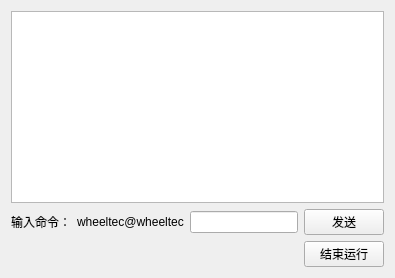
          <widget class="QWidget" name="tab_4">
           <attribute name="title">
            <string>命令行</string>
           </attribute>
           <layout class="QVBoxLayout" name="verticalLayout_4">
            <item>
             <widget class="QTextEdit" name="textEdit_cmd">
              <property name="mouseTracking">
               <bool>true</bool>
              </property>
              <property name="readOnly">
               <bool>true</bool>
              </property>
             </widget>
            </item>
            <item>
             <layout class="QHBoxLayout" name="horizontalLayout_8">
              <item>
               <widget class="QLabel" name="label_11">
                <property name="text">
                 <string>输入命令：</string>
                </property>
               </widget>
              </item>
              <item>
               <widget class="QLabel" name="label_12">
                <property name="text">
                 <string>wheeltec@wheeltec</string>
                </property>
               </widget>
              </item>
              <item>
               <widget class="QLineEdit" name="lineEdit_cmd"/>
              </item>
              <item>
               <widget class="QPushButton" name="pushButton_2">
                <property name="text">
                 <string>发送</string>
                </property>
                <property name="autoRepeat">
                 <bool>false</bool>
                </property>
               </widget>
              </item>
             </layout>
            </item>
            <item>
             <layout class="QHBoxLayout" name="horizontalLayout_16" stretch="1,0">
              <item>
               <spacer name="horizontalSpacer_7">
                <property name="orientation">
                 <enum>Qt::Horizontal</enum>
                </property>
                <property name="sizeHint" stdset="0">
                 <size>
                  <width>40</width>
                  <height>20</height>
                 </size>
                </property>
               </spacer>
              </item>
              <item>
               <widget class="QPushButton" name="quit_button_2">
                <property name="sizePolicy">
                 <sizepolicy hsizetype="MinimumExpanding" vsizetype="Fixed">
                  <horstretch>0</horstretch>
                  <verstretch>0</verstretch>
                 </sizepolicy>
                </property>
                <property name="text">
                 <string>结束运行</string>
                </property>
               </widget>
              </item>
             </layout>
            </item>
           </layout>
          </widget>
